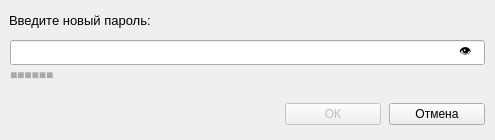
<?xml version="1.0" encoding="UTF-8"?>
<ui version="4.0">
 <class>Form</class>
 <widget class="QWidget" name="Form">
  <property name="geometry">
   <rect>
    <x>0</x>
    <y>0</y>
    <width>495</width>
    <height>140</height>
   </rect>
  </property>
  <property name="windowTitle">
   <string>Изменить пароль</string>
  </property>
  <widget class="QLabel" name="label">
   <property name="geometry">
    <rect>
     <x>9</x>
     <y>10</y>
     <width>471</width>
     <height>20</height>
    </rect>
   </property>
   <property name="font">
    <font>
     <pointsize>10</pointsize>
    </font>
   </property>
   <property name="text">
    <string>Введите новый пароль:</string>
   </property>
  </widget>
  <widget class="QWidget" name="password_widget" native="true">
   <property name="geometry">
    <rect>
     <x>10</x>
     <y>40</y>
     <width>475</width>
     <height>50</height>
    </rect>
   </property>
   <widget class="QLineEdit" name="field_password">
    <property name="geometry">
     <rect>
      <x>0</x>
      <y>0</y>
      <width>475</width>
      <height>25</height>
     </rect>
    </property>
    <property name="sizePolicy">
     <sizepolicy hsizetype="Expanding" vsizetype="Fixed">
      <horstretch>0</horstretch>
      <verstretch>0</verstretch>
     </sizepolicy>
    </property>
    <property name="toolTip">
     <string>&lt;html&gt;&lt;head/&gt;&lt;body&gt;&lt;p&gt;&lt;span style=&quot; font-size:10pt;&quot;&gt;Пароль должен быть длины 8 или более символов, а также содержать строчные и заглавные буквы, цифры и хотя бы один из следующих символов: @ $ ! % * ? &amp;amp;&lt;/span&gt;&lt;/p&gt;&lt;/body&gt;&lt;/html&gt;</string>
    </property>
    <property name="maxLength">
     <number>32</number>
    </property>
    <property name="echoMode">
     <enum>QLineEdit::Password</enum>
    </property>
   </widget>
   <widget class="QLabel" name="text_strength">
    <property name="geometry">
     <rect>
      <x>0</x>
      <y>28</y>
      <width>474</width>
      <height>21</height>
     </rect>
    </property>
    <property name="styleSheet">
     <string notr="true">color: rgb(170, 0, 0);</string>
    </property>
    <property name="text">
     <string>&lt;html&gt;&lt;head/&gt;&lt;body&gt;&lt;p&gt;&lt;span style=&quot; color:#aaaaaa;&quot;&gt;■■■■■■&lt;/span&gt;&lt;/p&gt;&lt;/body&gt;&lt;/html&gt;</string>
    </property>
    <property name="alignment">
     <set>Qt::AlignLeading|Qt::AlignLeft|Qt::AlignTop</set>
    </property>
    <property name="wordWrap">
     <bool>true</bool>
    </property>
   </widget>
   <widget class="QLabel" name="text_eye">
    <property name="geometry">
     <rect>
      <x>449</x>
      <y>2</y>
      <width>21</width>
      <height>20</height>
     </rect>
    </property>
    <property name="cursor">
     <cursorShape>PointingHandCursor</cursorShape>
    </property>
    <property name="text">
     <string>👁</string>
    </property>
   </widget>
   <widget class="QPushButton" name="toggle_visible">
    <property name="geometry">
     <rect>
      <x>447</x>
      <y>0</y>
      <width>25</width>
      <height>25</height>
     </rect>
    </property>
    <property name="cursor">
     <cursorShape>PointingHandCursor</cursorShape>
    </property>
    <property name="styleSheet">
     <string notr="true">background-color: rgba(255, 255, 255, 0);</string>
    </property>
    <property name="text">
     <string/>
    </property>
    <property name="flat">
     <bool>true</bool>
    </property>
   </widget>
  </widget>
  <widget class="QWidget" name="buttons" native="true">
   <property name="geometry">
    <rect>
     <x>10</x>
     <y>100</y>
     <width>475</width>
     <height>29</height>
    </rect>
   </property>
   <layout class="QHBoxLayout" name="horizontalLayout_2">
    <property name="spacing">
     <number>8</number>
    </property>
    <property name="leftMargin">
     <number>275</number>
    </property>
    <property name="topMargin">
     <number>0</number>
    </property>
    <property name="rightMargin">
     <number>0</number>
    </property>
    <property name="bottomMargin">
     <number>0</number>
    </property>
    <item>
     <widget class="QPushButton" name="ok">
      <property name="enabled">
       <bool>false</bool>
      </property>
      <property name="text">
       <string>ОК</string>
      </property>
     </widget>
    </item>
    <item>
     <widget class="QPushButton" name="cancel">
      <property name="text">
       <string>Отмена</string>
      </property>
     </widget>
    </item>
   </layout>
  </widget>
 </widget>
 <resources/>
 <connections/>
</ui>
